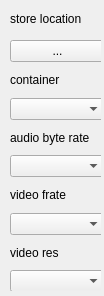
<?xml version="1.0" encoding="UTF-8"?>
<ui version="4.0">
 <class>mypopup</class>
 <widget class="QWidget" name="mypopup">
  <property name="geometry">
   <rect>
    <x>0</x>
    <y>0</y>
    <width>104</width>
    <height>296</height>
   </rect>
  </property>
  <property name="windowTitle">
   <string>Form</string>
  </property>
  <widget class="QWidget" name="widget" native="true">
   <property name="geometry">
    <rect>
     <x>0</x>
     <y>0</y>
     <width>101</width>
     <height>291</height>
    </rect>
   </property>
   <widget class="QWidget" name="layoutWidget">
    <property name="geometry">
     <rect>
      <x>10</x>
      <y>40</y>
      <width>95</width>
      <height>252</height>
     </rect>
    </property>
    <layout class="QVBoxLayout" name="verticalLayout">
     <item>
      <widget class="QPushButton" name="m_pushButton_storelocation">
       <property name="text">
        <string>...</string>
       </property>
      </widget>
     </item>
     <item>
      <widget class="QLabel" name="label_2">
       <property name="text">
        <string>container</string>
       </property>
      </widget>
     </item>
     <item>
      <widget class="QComboBox" name="m_comboBox_container">
       <property name="layoutDirection">
        <enum>Qt::LeftToRight</enum>
       </property>
      </widget>
     </item>
     <item>
      <widget class="QLabel" name="label_3">
       <property name="text">
        <string>audio byte rate</string>
       </property>
      </widget>
     </item>
     <item>
      <widget class="QComboBox" name="m_comboBox_audiorate"/>
     </item>
     <item>
      <widget class="QLabel" name="label_4">
       <property name="text">
        <string>video frate</string>
       </property>
      </widget>
     </item>
     <item>
      <widget class="QComboBox" name="m_comboBox_videofrate"/>
     </item>
     <item>
      <widget class="QLabel" name="label_5">
       <property name="text">
        <string>video res</string>
       </property>
      </widget>
     </item>
     <item>
      <widget class="QComboBox" name="m_comboBox_videores"/>
     </item>
    </layout>
   </widget>
  </widget>
  <widget class="QLabel" name="label">
   <property name="geometry">
    <rect>
     <x>10</x>
     <y>10</y>
     <width>81</width>
     <height>18</height>
    </rect>
   </property>
   <property name="text">
    <string>store location</string>
   </property>
  </widget>
 </widget>
 <resources/>
 <connections/>
</ui>
